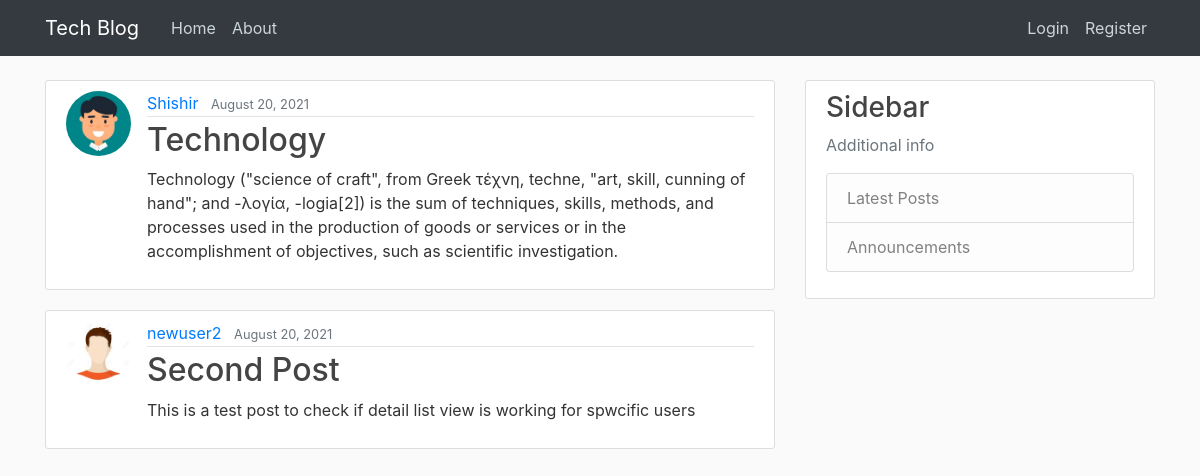
/, run on an earlier commit of the app's database.
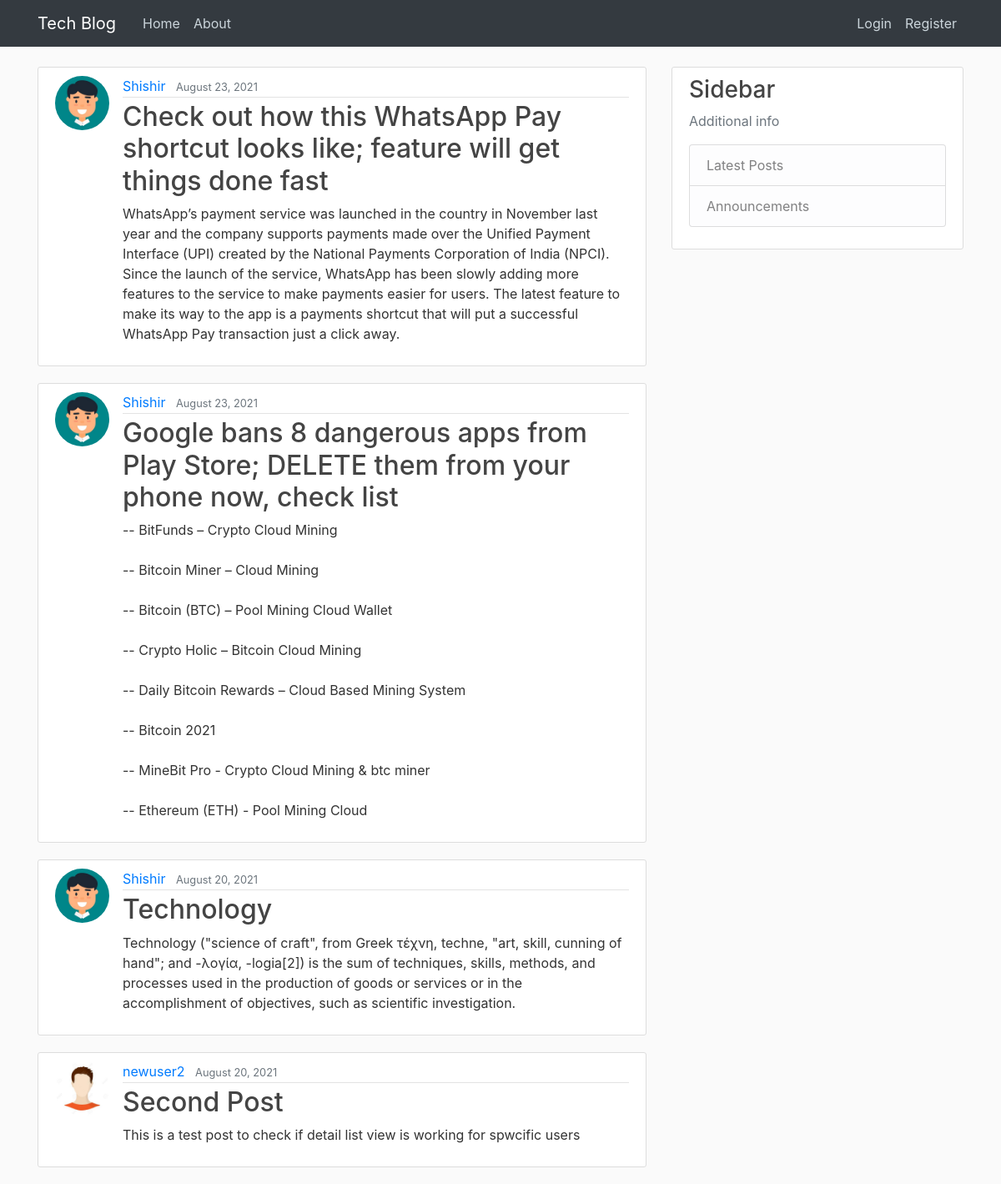
And on a later commit of the database.
### blog/models.py (models this page shows, shortened)
class Post(models.Model):
    title = models.CharField(max_length=100)
    content = models.TextField()
    date_posted = models.DateTimeField(default=timezone.now)
    author = models.ForeignKey(User, on_delete=models.CASCADE)

### users/models.py (models this page shows, shortened)
class Profile(models.Model):
    user = models.OneToOneField(User, on_delete=models.CASCADE)
    image = models.ImageField(default='default.jpg', upload_to='profile_pics')

### blog/views.py (the view)
# urls.py: path('', PostListView.as_view(), name='blog-home'),
class PostListView(ListView):
    model = Post
    template_name = 'blog/home.html'
    context_object_name = 'posts'
    ordering = ['-date_posted']  # order posts from newest to oldest
    paginate_by = 5  # pagination

### blog/templates/blog/home.html (shortened to what this page needs)
{% extends "blog/base.html" %}
{% block content %}
{% for post in posts %}
<article class="media content-section">
    <img class="rounded-circle article-img" src="{{ post.author.profile.image.url }}" alt="Profile Picture">
    <div class="media-body">
        <div class="article-metadata">
            <a class="mr-2" href="{% url 'user-posts' post.author.username %}">{{ post.author }}</a>
            <small class="text-muted">{{ post.date_posted|date:"F d, Y" }}</small>
        </div>
        <h2><a class="article-title" href="{% url 'post-detail' post.id %}">{{ post.title }}</a></h2>
        <p class="article-content">{{ post.content }}</p>
    </div>
</article>
{% endfor %}
{% endblock content %}

What changed in the data, as far as the page shows it:
added Post: author.profile.image (picture), author "Shishir", date_posted "August 23, 2021", title "Check out how this WhatsApp Pay shortcut looks like; feature will get things done fast", content "WhatsApp’s payment service was launched in the country in November last year and the company supports payments made over the Unified Payment Interface (UPI) created by the National Payments Corporation of India (NPCI). Since the launch of the service, WhatsApp has been slowly adding more features to the service to make payments easier for users. The latest feature to make its way to the app is a payments shortcut that will put a successful WhatsApp Pay transaction just a click away."
added Post: author.profile.image (picture), author "Shishir", date_posted "August 23, 2021", title "Google bans 8 dangerous apps from Play Store; DELETE them from your phone now, check list", content "-- BitFunds – Crypto Cloud Mining -- Bitcoin Miner – Cloud Mining -- Bitcoin (BTC) – Pool Mining Cloud Wallet -- Crypto Holic – Bitcoin Cloud Mining -- Daily Bitcoin Rewards – Cloud Based Mining System -- Bitcoin 2021 -- MineBit Pro - Crypto Cloud Mining & btc miner -- Ethereum (ETH) - Pool Mining Cloud"
